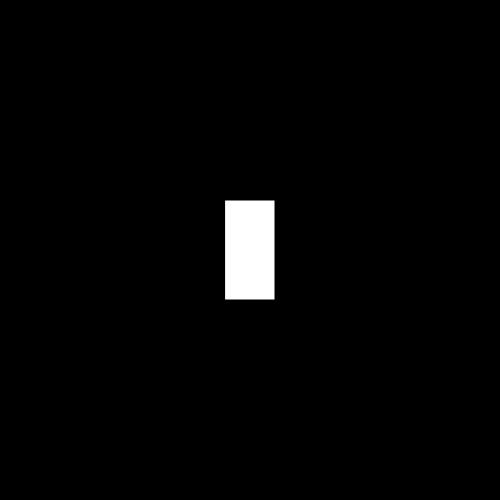
Frame 1 (no input)
Frame 60 (no input): identical to frame 1, image omitted
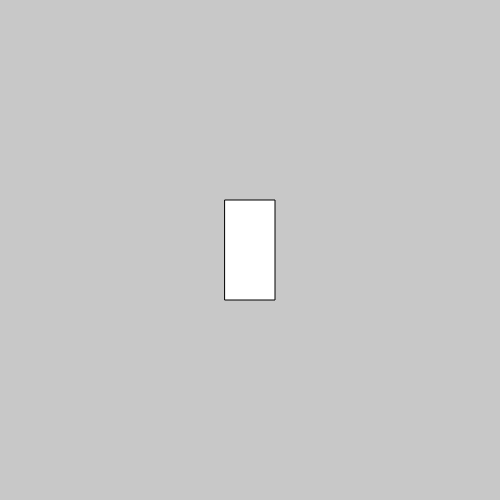
Frame 120 (the mouse pressed at the canvas centre since frame 60)

The p5.js sketch that drew these frames (run headless with seeded random() and noise() and a simulated clock; from frame 60 on, the mouse is pressed at the canvas centre):

// p5.js sketch
// ── sketch.js


var backgroundColor=200;
	var hungry=true;

	var buttonWidth=50;
	var buttonHeight=100;

	function setup() {
	createCanvas(500,500);	

	}


function draw(){
	if(hungry){
		backgroundColor=0;
	} else 
		backgroundColor=200;

	background(backgroundColor);
	stroke(0);
	rectMode(CENTER);
	rect(width/2,height/2,buttonWidth,buttonHeight);
}

function mousePressed (){
	if  (mouseX > width/2 - buttonWidth/2 &&
		mouseX < width/2+ buttonWidth/2 &&
		mouseY > height/2 - buttonHeight/2 &&
		mouseY < height/2 + buttonHeight/2) 
		
		hungry=!hungry;
	
}
